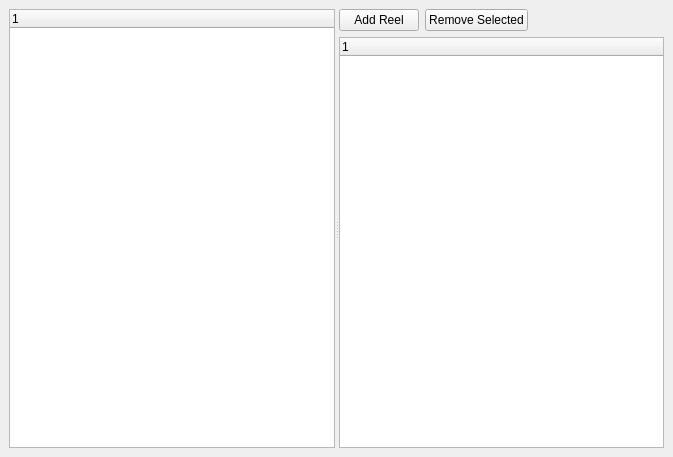
<?xml version="1.0" encoding="UTF-8"?>
<ui version="4.0">
 <class>OC_Reel_Linking</class>
 <widget class="QMainWindow" name="OC_Reel_Linking">
  <property name="geometry">
   <rect>
    <x>0</x>
    <y>0</y>
    <width>673</width>
    <height>457</height>
   </rect>
  </property>
  <property name="windowTitle">
   <string>Oc / Reels</string>
  </property>
  <widget class="QWidget" name="centralwidget">
   <layout class="QHBoxLayout" name="horizontalLayout_2">
    <item>
     <widget class="QSplitter" name="splitter">
      <property name="orientation">
       <enum>Qt::Horizontal</enum>
      </property>
      <widget class="QTreeWidget" name="lstOCs">
       <column>
        <property name="text">
         <string notr="true">1</string>
        </property>
       </column>
      </widget>
      <widget class="QWidget" name="layoutWidget">
       <layout class="QVBoxLayout" name="verticalLayout">
        <item>
         <layout class="QHBoxLayout" name="horizontalLayout">
          <item>
           <widget class="QPushButton" name="cmdAddReel">
            <property name="text">
             <string>Add Reel</string>
            </property>
           </widget>
          </item>
          <item>
           <widget class="QPushButton" name="cmdRemoveReel">
            <property name="text">
             <string>Remove Selected</string>
            </property>
           </widget>
          </item>
          <item>
           <spacer name="horizontalSpacer">
            <property name="orientation">
             <enum>Qt::Horizontal</enum>
            </property>
            <property name="sizeHint" stdset="0">
             <size>
              <width>40</width>
              <height>20</height>
             </size>
            </property>
           </spacer>
          </item>
         </layout>
        </item>
        <item>
         <widget class="QTreeWidget" name="lstReelsInOcs">
          <column>
           <property name="text">
            <string notr="true">1</string>
           </property>
          </column>
         </widget>
        </item>
       </layout>
      </widget>
     </widget>
    </item>
   </layout>
  </widget>
 </widget>
 <resources/>
 <connections/>
</ui>
